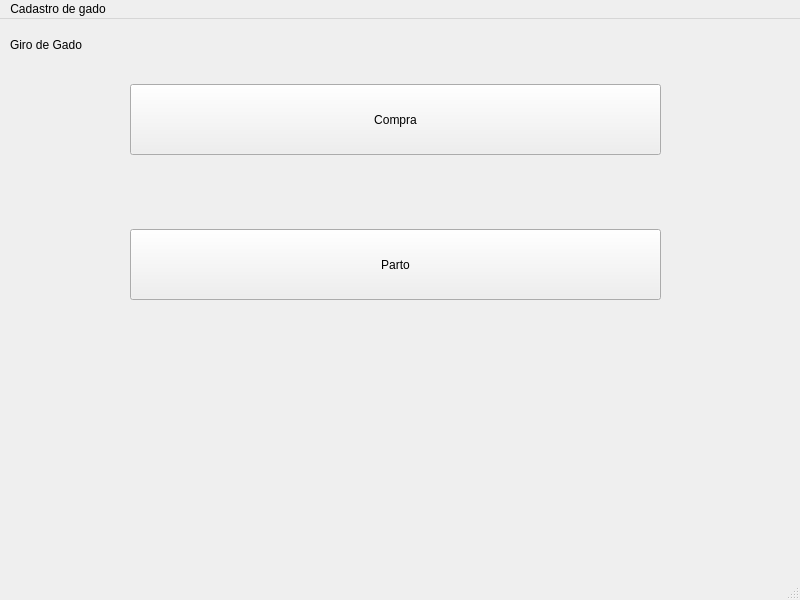
<?xml version="1.0" encoding="UTF-8"?>
<ui version="4.0">
 <class>MainWindow</class>
 <widget class="QMainWindow" name="MainWindow">
  <property name="geometry">
   <rect>
    <x>0</x>
    <y>0</y>
    <width>800</width>
    <height>600</height>
   </rect>
  </property>
  <property name="windowTitle">
   <string>MainWindow</string>
  </property>
  <widget class="QWidget" name="centralwidget">
   <widget class="QPushButton" name="pushButton_3">
    <property name="geometry">
     <rect>
      <x>130</x>
      <y>210</y>
      <width>531</width>
      <height>71</height>
     </rect>
    </property>
    <property name="text">
     <string>Parto</string>
    </property>
   </widget>
   <widget class="QPushButton" name="pushButton">
    <property name="geometry">
     <rect>
      <x>130</x>
      <y>65</y>
      <width>531</width>
      <height>71</height>
     </rect>
    </property>
    <property name="text">
     <string>Compra</string>
    </property>
   </widget>
   <widget class="QLabel" name="label">
    <property name="geometry">
     <rect>
      <x>10</x>
      <y>10</y>
      <width>121</width>
      <height>31</height>
     </rect>
    </property>
    <property name="text">
     <string>Giro de Gado</string>
    </property>
   </widget>
  </widget>
  <widget class="QMenuBar" name="menubar">
   <property name="geometry">
    <rect>
     <x>0</x>
     <y>0</y>
     <width>800</width>
     <height>21</height>
    </rect>
   </property>
   <widget class="QMenu" name="menuGerenciamento_de_gado">
    <property name="title">
     <string>Cadastro de gado</string>
    </property>
   </widget>
   <addaction name="menuGerenciamento_de_gado"/>
  </widget>
  <widget class="QStatusBar" name="statusbar"/>
 </widget>
 <resources/>
 <connections/>
</ui>
